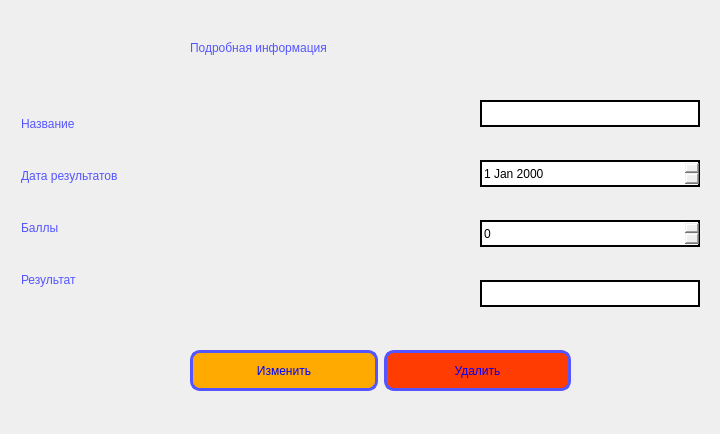
<?xml version="1.0" encoding="UTF-8"?>
<ui version="4.0">
 <class>Dialog</class>
 <widget class="QDialog" name="Dialog">
  <property name="geometry">
   <rect>
    <x>0</x>
    <y>0</y>
    <width>720</width>
    <height>434</height>
   </rect>
  </property>
  <property name="windowTitle">
   <string>Dialog</string>
  </property>
  <widget class="QLineEdit" name="lineEdit">
   <property name="geometry">
    <rect>
     <x>480</x>
     <y>100</y>
     <width>220</width>
     <height>27</height>
    </rect>
   </property>
   <property name="minimumSize">
    <size>
     <width>220</width>
     <height>27</height>
    </size>
   </property>
   <property name="styleSheet">
    <string notr="true">border: 2px solid black;</string>
   </property>
  </widget>
  <widget class="QDateEdit" name="dateEdit">
   <property name="geometry">
    <rect>
     <x>480</x>
     <y>160</y>
     <width>220</width>
     <height>27</height>
    </rect>
   </property>
   <property name="minimumSize">
    <size>
     <width>220</width>
     <height>27</height>
    </size>
   </property>
   <property name="styleSheet">
    <string notr="true">border: 2px solid black;</string>
   </property>
  </widget>
  <widget class="QWidget" name="layoutWidget">
   <property name="geometry">
    <rect>
     <x>21</x>
     <y>91</y>
     <width>451</width>
     <height>221</height>
    </rect>
   </property>
   <layout class="QVBoxLayout" name="verticalLayout">
    <item>
     <layout class="QHBoxLayout" name="horizontalLayout">
      <item>
       <widget class="QLabel" name="label_4">
        <property name="minimumSize">
         <size>
          <width>220</width>
          <height>0</height>
         </size>
        </property>
        <property name="maximumSize">
         <size>
          <width>110</width>
          <height>27</height>
         </size>
        </property>
        <property name="styleSheet">
         <string notr="true">color: rgb(85, 85, 255);
font: italic 17pt &quot;Monotype Corsiva&quot;;

</string>
        </property>
        <property name="text">
         <string>Название</string>
        </property>
       </widget>
      </item>
      <item alignment="Qt::AlignLeft">
       <widget class="QLabel" name="label_11">
        <property name="minimumSize">
         <size>
          <width>220</width>
          <height>0</height>
         </size>
        </property>
        <property name="maximumSize">
         <size>
          <width>110</width>
          <height>27</height>
         </size>
        </property>
        <property name="styleSheet">
         <string notr="true">color: rgb(0, 0, 0);
font: 75 12pt &quot;MS Shell Dlg 2&quot;;

</string>
        </property>
        <property name="text">
         <string/>
        </property>
       </widget>
      </item>
     </layout>
    </item>
    <item>
     <layout class="QHBoxLayout" name="horizontalLayout_3">
      <item alignment="Qt::AlignLeft">
       <widget class="QLabel" name="label_6">
        <property name="minimumSize">
         <size>
          <width>220</width>
          <height>0</height>
         </size>
        </property>
        <property name="maximumSize">
         <size>
          <width>110</width>
          <height>27</height>
         </size>
        </property>
        <property name="styleSheet">
         <string notr="true">color: rgb(85, 85, 255);
font: italic 17pt &quot;Monotype Corsiva&quot;;

</string>
        </property>
        <property name="text">
         <string>Дата результатов</string>
        </property>
       </widget>
      </item>
      <item>
       <widget class="QLabel" name="label_13">
        <property name="minimumSize">
         <size>
          <width>220</width>
          <height>0</height>
         </size>
        </property>
        <property name="maximumSize">
         <size>
          <width>110</width>
          <height>27</height>
         </size>
        </property>
        <property name="styleSheet">
         <string notr="true">color: rgb(0, 0, 0);
font: 75 12pt &quot;MS Shell Dlg 2&quot;;

</string>
        </property>
        <property name="text">
         <string/>
        </property>
       </widget>
      </item>
     </layout>
    </item>
    <item>
     <layout class="QHBoxLayout" name="horizontalLayout_4">
      <item alignment="Qt::AlignLeft">
       <widget class="QLabel" name="label_7">
        <property name="minimumSize">
         <size>
          <width>220</width>
          <height>0</height>
         </size>
        </property>
        <property name="maximumSize">
         <size>
          <width>110</width>
          <height>27</height>
         </size>
        </property>
        <property name="styleSheet">
         <string notr="true">color: rgb(85, 85, 255);
font: italic 17pt &quot;Monotype Corsiva&quot;;

</string>
        </property>
        <property name="text">
         <string>Баллы</string>
        </property>
       </widget>
      </item>
      <item>
       <widget class="QLabel" name="label_14">
        <property name="minimumSize">
         <size>
          <width>220</width>
          <height>0</height>
         </size>
        </property>
        <property name="maximumSize">
         <size>
          <width>110</width>
          <height>27</height>
         </size>
        </property>
        <property name="styleSheet">
         <string notr="true">color: rgb(0, 0, 0);
font: 75 12pt &quot;MS Shell Dlg 2&quot;;

</string>
        </property>
        <property name="text">
         <string/>
        </property>
       </widget>
      </item>
     </layout>
    </item>
    <item>
     <layout class="QHBoxLayout" name="horizontalLayout_5">
      <item alignment="Qt::AlignLeft">
       <widget class="QLabel" name="label_8">
        <property name="minimumSize">
         <size>
          <width>220</width>
          <height>0</height>
         </size>
        </property>
        <property name="maximumSize">
         <size>
          <width>110</width>
          <height>27</height>
         </size>
        </property>
        <property name="styleSheet">
         <string notr="true">color: rgb(85, 85, 255);
font: italic 17pt &quot;Monotype Corsiva&quot;;

</string>
        </property>
        <property name="text">
         <string>Результат</string>
        </property>
       </widget>
      </item>
      <item>
       <widget class="QLabel" name="label_15">
        <property name="minimumSize">
         <size>
          <width>220</width>
          <height>0</height>
         </size>
        </property>
        <property name="maximumSize">
         <size>
          <width>110</width>
          <height>27</height>
         </size>
        </property>
        <property name="styleSheet">
         <string notr="true">color: rgb(0, 0, 0);
font: 75 12pt &quot;MS Shell Dlg 2&quot;;

</string>
        </property>
        <property name="text">
         <string/>
        </property>
       </widget>
      </item>
     </layout>
    </item>
   </layout>
  </widget>
  <widget class="QLabel" name="label">
   <property name="geometry">
    <rect>
     <x>190</x>
     <y>20</y>
     <width>432</width>
     <height>56</height>
    </rect>
   </property>
   <property name="maximumSize">
    <size>
     <width>10000000</width>
     <height>10000000</height>
    </size>
   </property>
   <property name="styleSheet">
    <string notr="true">color: rgb(85, 85, 255);
font: italic 28pt &quot;Monotype Corsiva&quot;;

</string>
   </property>
   <property name="text">
    <string>Подробная информация</string>
   </property>
  </widget>
  <widget class="QWidget" name="layoutWidget_2">
   <property name="geometry">
    <rect>
     <x>190</x>
     <y>330</y>
     <width>381</width>
     <height>81</height>
    </rect>
   </property>
   <layout class="QHBoxLayout" name="horizontalLayout_9">
    <item>
     <widget class="QPushButton" name="pushButton_2">
      <property name="minimumSize">
       <size>
        <width>151</width>
        <height>41</height>
       </size>
      </property>
      <property name="styleSheet">
       <string notr="true">
font: 75 10pt &quot;MS Shell Dlg 2&quot;;
border-radius: 10px;
border: 3px solid #5555ff;
color: blue;
background-color:rgb(255, 170, 0);</string>
      </property>
      <property name="text">
       <string>Изменить</string>
      </property>
     </widget>
    </item>
    <item>
     <widget class="QPushButton" name="pushButton">
      <property name="minimumSize">
       <size>
        <width>151</width>
        <height>41</height>
       </size>
      </property>
      <property name="styleSheet">
       <string notr="true">
font: 75 10pt &quot;MS Shell Dlg 2&quot;;
border-radius: 10px;
border: 3px solid #5555ff;
color: blue;
background-color: rgb(255, 60, 1);</string>
      </property>
      <property name="text">
       <string>Удалить</string>
      </property>
     </widget>
    </item>
   </layout>
  </widget>
  <widget class="QLineEdit" name="lineEdit_2">
   <property name="geometry">
    <rect>
     <x>480</x>
     <y>280</y>
     <width>220</width>
     <height>27</height>
    </rect>
   </property>
   <property name="minimumSize">
    <size>
     <width>220</width>
     <height>27</height>
    </size>
   </property>
   <property name="styleSheet">
    <string notr="true">border: 2px solid black;</string>
   </property>
  </widget>
  <widget class="QSpinBox" name="spinBox">
   <property name="geometry">
    <rect>
     <x>480</x>
     <y>220</y>
     <width>220</width>
     <height>27</height>
    </rect>
   </property>
   <property name="minimumSize">
    <size>
     <width>220</width>
     <height>27</height>
    </size>
   </property>
   <property name="styleSheet">
    <string notr="true">border: 2px solid black;</string>
   </property>
  </widget>
 </widget>
 <resources/>
 <connections/>
</ui>
